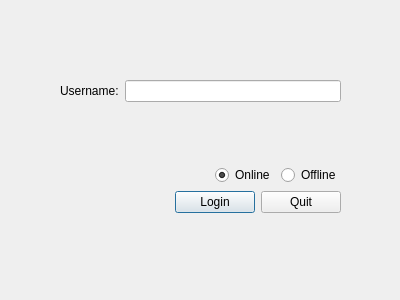
<?xml version="1.0" encoding="UTF-8"?>
<ui version="4.0">
 <class>Login</class>
 <widget class="QDialog" name="Login">
  <property name="geometry">
   <rect>
    <x>0</x>
    <y>0</y>
    <width>400</width>
    <height>300</height>
   </rect>
  </property>
  <property name="windowTitle">
   <string>Dialog</string>
  </property>
  <widget class="QWidget" name="layoutWidget">
   <property name="geometry">
    <rect>
     <x>60</x>
     <y>80</y>
     <width>281</width>
     <height>133</height>
    </rect>
   </property>
   <layout class="QVBoxLayout" name="verticalLayout">
    <item>
     <layout class="QFormLayout" name="formLayout">
      <item row="1" column="0">
       <widget class="QLabel" name="label">
        <property name="text">
         <string>Username:</string>
        </property>
        <property name="buddy">
         <cstring>lineEdit_username</cstring>
        </property>
       </widget>
      </item>
      <item row="1" column="1">
       <widget class="QLineEdit" name="lineEdit_username"/>
      </item>
     </layout>
    </item>
    <item>
     <layout class="QHBoxLayout" name="horizontalLayout_2">
      <item>
       <spacer name="horizontalSpacer_2">
        <property name="orientation">
         <enum>Qt::Horizontal</enum>
        </property>
        <property name="sizeHint" stdset="0">
         <size>
          <width>40</width>
          <height>20</height>
         </size>
        </property>
       </spacer>
      </item>
      <item>
       <widget class="QRadioButton" name="radioButton_online">
        <property name="text">
         <string>Online</string>
        </property>
        <property name="checked">
         <bool>true</bool>
        </property>
       </widget>
      </item>
      <item>
       <widget class="QRadioButton" name="radioButton_offline">
        <property name="text">
         <string>Offline</string>
        </property>
       </widget>
      </item>
     </layout>
    </item>
    <item>
     <layout class="QHBoxLayout" name="horizontalLayout">
      <item>
       <spacer name="horizontalSpacer">
        <property name="orientation">
         <enum>Qt::Horizontal</enum>
        </property>
        <property name="sizeHint" stdset="0">
         <size>
          <width>40</width>
          <height>20</height>
         </size>
        </property>
       </spacer>
      </item>
      <item>
       <widget class="QPushButton" name="pushButton_login">
        <property name="text">
         <string>Login</string>
        </property>
       </widget>
      </item>
      <item>
       <widget class="QPushButton" name="pushButton_Quit">
        <property name="text">
         <string>Quit</string>
        </property>
       </widget>
      </item>
     </layout>
    </item>
   </layout>
  </widget>
 </widget>
 <tabstops>
  <tabstop>lineEdit_username</tabstop>
  <tabstop>radioButton_online</tabstop>
  <tabstop>radioButton_offline</tabstop>
  <tabstop>pushButton_login</tabstop>
  <tabstop>pushButton_Quit</tabstop>
 </tabstops>
 <resources/>
 <connections/>
</ui>
